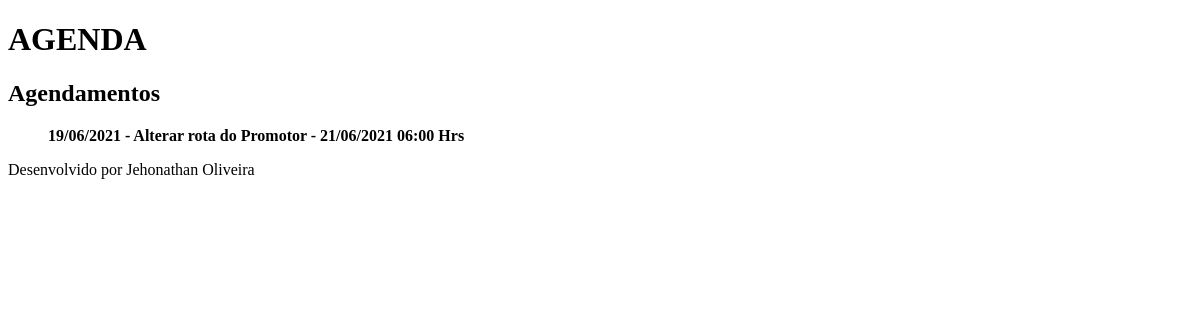
/agenda/, run on an earlier commit of the app's database.
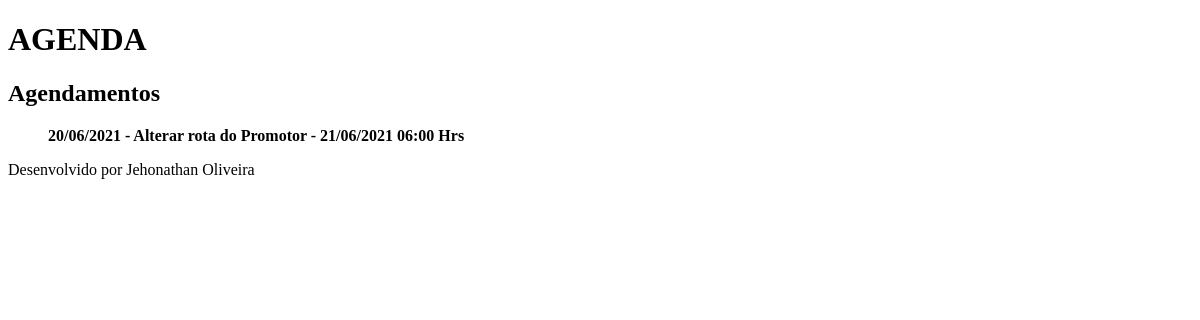
And on a later commit of the database.
### core/models.py (models this page shows, shortened)
class Evento(models.Model):
    titulo = models.CharField(max_length =200)
    descricao = models.TextField(blank= True ,null = True)
    data_evento = models.DateTimeField()
    data_criacao = models.DateTimeField(auto_now = True)
    usuario = models.ForeignKey(User, on_delete = models.CASCADE)
    class Meta:
        db_table = 'Evento'
    def get_data_evento(self):
        return self.data_evento.strftime('%d/%m/%Y %H:%M Hrs')
    def get_data_criacao(self):
        return self.data_criacao.strftime('%d/%m/%Y')

### core/views.py (the view)
# urls.py: path('agenda/', views.lista_eventos),
def lista_eventos(request):
    usuario = request.user
    evento = Evento.objects.all()
    response = {'evento':evento}
    return render(request, 'agenda.html', response)

### Templates/agenda.html
{% extends "model-page.html" %}
{% block content %}
    <h2>Agendamentos</h2>
    <ul>
        {% for evento in evento %}
            <b>{{ evento.get_data_criacao}} - {{ evento.titulo}} - {{evento.get_data_evento}}</b>
        {% endfor %}
    </ul>
{% endblock %}

### Templates/model-page.html
<!DOCTYPE html>
<html lang="en">
<head>
   {% include "model-header.html" %}
</head>
<body>
    {% block content %} {% endblock%}
    {% include "model-footer.html" %}
</body>
</html>

### Templates/model-header.html (shortened to what this page needs)
    <h1>AGENDA</h1>

### Templates/model-footer.html
<p>Desenvolvido por Jehonathan Oliveira</p>

What changed in the data, as far as the page shows it:
changed Evento "Alterar rota do Promotor": get_data_criacao "19/06/2021" → "20/06/2021"
